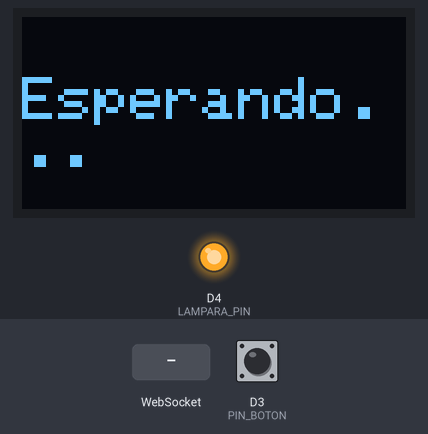
The sketch below on a simulated ESP8266 (NodeMCU). Parts: 128×64 one-colour display, output pins drawn as LEDs (lit = HIGH). Inputs (shaded band) come from the test bench; at power-on: D3 (PIN_BOTON) HIGH. WiFi joins after 1.5 s; servers stay silent unless stated; what the sketch prints to the serial monitor is not drawn.

Above: at 8.7 s.
8.8 s: WebSocket text "2" received
At 9.2 s:
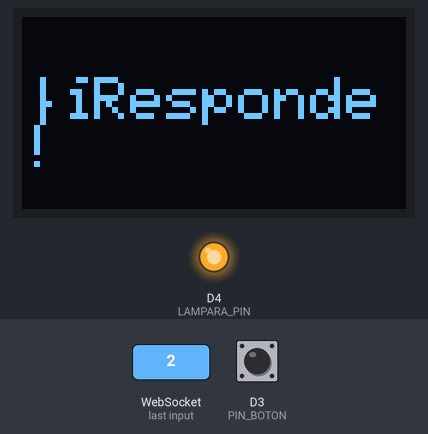
10.3 s: WebSocket text "led_on" received
At 10.7 s:
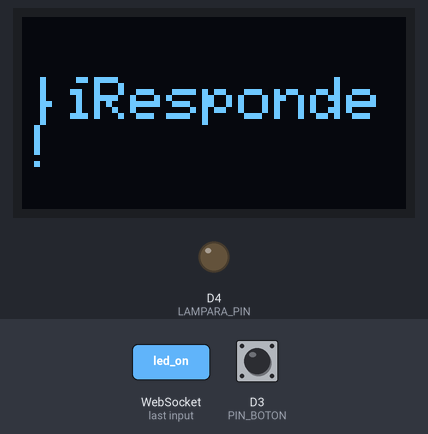
Timing chart, 0 to 14.8 s (numbered marks = the images above; inputs shaded):
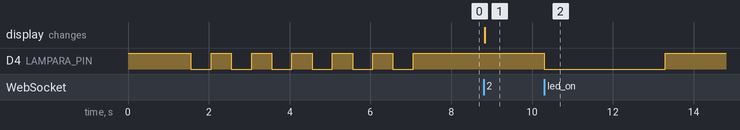

The sketch:

ESP8266_ParticipantesJuegoPreguntas_2.ino
```cpp
#include <ESP8266WiFi.h>
#include <WebSocketsClient.h>
#include <Adafruit_GFX.h>
#include <Adafruit_SSD1306.h>

#define SCREEN_WIDTH 128
#define SCREEN_HEIGHT 64
#define OLED_RESET -1
#define LAMPARA_PIN 2

#define PIN_BOTON D3  // Cambiá este pin si usás otro
#define NUM_EQUIPO 2  // Cambiá el número de equipo (1 a 6)

Adafruit_SSD1306 display(SCREEN_WIDTH, SCREEN_HEIGHT, &Wire, OLED_RESET);
WebSocketsClient webSocket;

const char* ssid = "TP-Link_3FE2";
const char* password = "26826615";
const char* host = "192.168.0.114";  // IP del ESP32 servidor

bool yaPresionado = false;

void setup() {
  pinMode(LAMPARA_PIN, OUTPUT);
  digitalWrite(LAMPARA_PIN, HIGH); // Apagar pin
  Serial.begin(115200);
  pinMode(PIN_BOTON, INPUT_PULLUP);

  display.begin(SSD1306_SWITCHCAPVCC, 0x3C);
  display.clearDisplay();
  display.setTextSize(2);
  display.setTextColor(WHITE);
  display.setCursor(0, 20);
  display.println("Esperando...");
  display.display();

  WiFi.begin(ssid, password);
  while (WiFi.status() != WL_CONNECTED) {
    delay(500);
    Serial.print(".");
  }
  for (int i = 0; i <= 5; i++) {
    digitalWrite(LAMPARA_PIN, LOW);
    delay(500);
    digitalWrite(LAMPARA_PIN, HIGH);
    delay(500);
  }
  Serial.println("\nConectado al WiFi");
  Serial.print("IP: ");
  Serial.println(WiFi.localIP());

  webSocket.begin(host, 81, "/");
  webSocket.onEvent(webSocketEvent);
  webSocket.setReconnectInterval(2000);
}

void loop() {
  webSocket.loop();

  if (digitalRead(PIN_BOTON) == LOW && !yaPresionado) {
    yaPresionado = true;
    String mensaje = "equipo:" + String(NUM_EQUIPO);
    webSocket.sendTXT(mensaje);
    Serial.println("Botón presionado, mensaje enviado: " + mensaje);
  }

  // Permitir volver a presionar después de soltar el botón
  if (digitalRead(PIN_BOTON) == HIGH) {
    yaPresionado = false;
  }
}

void webSocketEvent(WStype_t type, uint8_t* payload, size_t length) {
  if (type == WStype_TEXT) {
    String msg = String((char*)payload);
    Serial.println("Mensaje recibido: " + msg);

    if (msg.indexOf(String(NUM_EQUIPO)) >= 0) {
      display.clearDisplay();
      display.setCursor(0, 20);
      display.setTextSize(2);
      display.println("¡Responde!");
      display.display();
    }

    if (msg == "led_on") {
      Serial.println("Encendiendo LED integrado...");
      digitalWrite(LAMPARA_PIN, LOW);  // Encender
      delay(3000);                      // Encendido por 3 segundos
      digitalWrite(LAMPARA_PIN, HIGH);   // Apagar
    }
  }
}
```

Measured:
- after the input at 8.8 s, the display: changes at once (image 1)
- after the input at 10.3 s, D4 (LAMPARA_PIN): HIGH → LOW at once, → HIGH 3.0 s later
